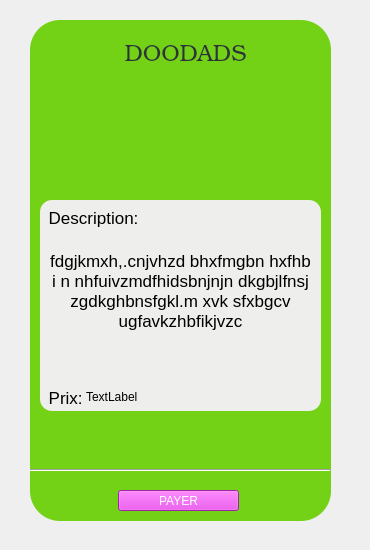
       <widget class="QWidget" name="interface_doodads">
        <widget class="QPlainTextEdit" name="affichage_carte_9">
         <property name="geometry">
          <rect>
           <x>30</x>
           <y>20</y>
           <width>301</width>
           <height>501</height>
          </rect>
         </property>
         <property name="styleSheet">
          <string notr="true">background-color: rgb(115, 210, 22);
border-radius:30px;</string>
         </property>
         <property name="backgroundVisible">
          <bool>false</bool>
         </property>
         <property name="centerOnScroll">
          <bool>false</bool>
         </property>
        </widget>
        <widget class="QLabel" name="titre_doodads">
         <property name="geometry">
          <rect>
           <x>60</x>
           <y>40</y>
           <width>251</width>
           <height>31</height>
          </rect>
         </property>
         <property name="font">
          <font>
           <family>URW Bookman L</family>
           <pointsize>17</pointsize>
           <weight>9</weight>
           <italic>false</italic>
           <bold>false</bold>
          </font>
         </property>
         <property name="styleSheet">
          <string notr="true">color: rgb(46, 52, 54);
background-image: url(:/images/backg.jpg);
font: 75 17pt &quot;URW Bookman L&quot;;
border-radius:8px;</string>
         </property>
         <property name="text">
          <string>DOODADS</string>
         </property>
         <property name="alignment">
          <set>Qt::AlignCenter</set>
         </property>
        </widget>
        <widget class="QPushButton" name="payer_le_doodads">
         <property name="geometry">
          <rect>
           <x>118</x>
           <y>490</y>
           <width>121</width>
           <height>21</height>
          </rect>
         </property>
         <property name="styleSheet">
          <string notr="true">font: 13pt &quot;Ubuntu&quot;;
color: white;
background-color: rgb(224, 52, 226);</string>
         </property>
         <property name="text">
          <string>PAYER</string>
         </property>
        </widget>
        <widget class="QLabel" name="photo_doodads">
         <property name="geometry">
          <rect>
           <x>110</x>
           <y>80</y>
           <width>161</width>
           <height>111</height>
          </rect>
         </property>
         <property name="styleSheet">
          <string notr="true">border-image: url(:/images/image_doodads.png);</string>
         </property>
         <property name="text">
          <string/>
         </property>
        </widget>
        <widget class="Line" name="line_9">
         <property name="geometry">
          <rect>
           <x>30</x>
           <y>460</y>
           <width>301</width>
           <height>20</height>
          </rect>
         </property>
         <property name="orientation">
          <enum>Qt::Horizontal</enum>
         </property>
        </widget>
        <widget class="QLabel" name="info_doodads">
         <property name="geometry">
          <rect>
           <x>40</x>
           <y>200</y>
           <width>281</width>
           <height>211</height>
          </rect>
         </property>
         <property name="font">
          <font>
           <family>Ubuntu</family>
           <pointsize>13</pointsize>
           <weight>50</weight>
           <italic>false</italic>
           <bold>false</bold>
          </font>
         </property>
         <property name="styleSheet">
          <string notr="true">font: 13pt &quot;Ubuntu&quot;;
background-color: rgb(238, 238, 236);
border-radius:12px;
padding-top:5px;</string>
         </property>
         <property name="text">
          <string> Description: 
 
 
 
 
 
 
 
 
 Prix:</string>
         </property>
        </widget>
        <widget class="QLabel" name="description_doodads">
         <property name="geometry">
          <rect>
           <x>50</x>
           <y>240</y>
           <width>261</width>
           <height>101</height>
          </rect>
         </property>
         <property name="font">
          <font>
           <pointsize>13</pointsize>
           <weight>50</weight>
           <italic>false</italic>
           <bold>false</bold>
           <underline>false</underline>
           <strikeout>false</strikeout>
          </font>
         </property>
         <property name="toolTip">
          <string/>
         </property>
         <property name="styleSheet">
          <string notr="true"/>
         </property>
         <property name="text">
          <string>fdgjkmxh,.cnjvhzd bhxfmgbn hxfhb
i n nhfuivzmdfhidsbnjnjn dkgbjlfnsj
zgdkghbnsfgkl.m xvk sfxbgcv
ugfavkzhbfikjvzc</string>
         </property>
         <property name="alignment">
          <set>Qt::AlignCenter</set>
         </property>
        </widget>
        <widget class="QLabel" name="prix_doodads">
         <property name="geometry">
          <rect>
           <x>86</x>
           <y>387</y>
           <width>211</width>
           <height>20</height>
          </rect>
         </property>
         <property name="text">
          <string>TextLabel</string>
         </property>
        </widget>
        <widget class="QLabel" name="label_36">
         <property name="geometry">
          <rect>
           <x>0</x>
           <y>0</y>
           <width>361</width>
           <height>541</height>
          </rect>
         </property>
         <property name="styleSheet">
          <string notr="true">background-image: url(:/images/backg.jpg);</string>
         </property>
         <property name="text">
          <string/>
         </property>
        </widget>
        <zorder>label_36</zorder>
        <zorder>affichage_carte_9</zorder>
        <zorder>titre_doodads</zorder>
        <zorder>payer_le_doodads</zorder>
        <zorder>photo_doodads</zorder>
        <zorder>line_9</zorder>
        <zorder>info_doodads</zorder>
        <zorder>description_doodads</zorder>
        <zorder>prix_doodads</zorder>
       </widget>
